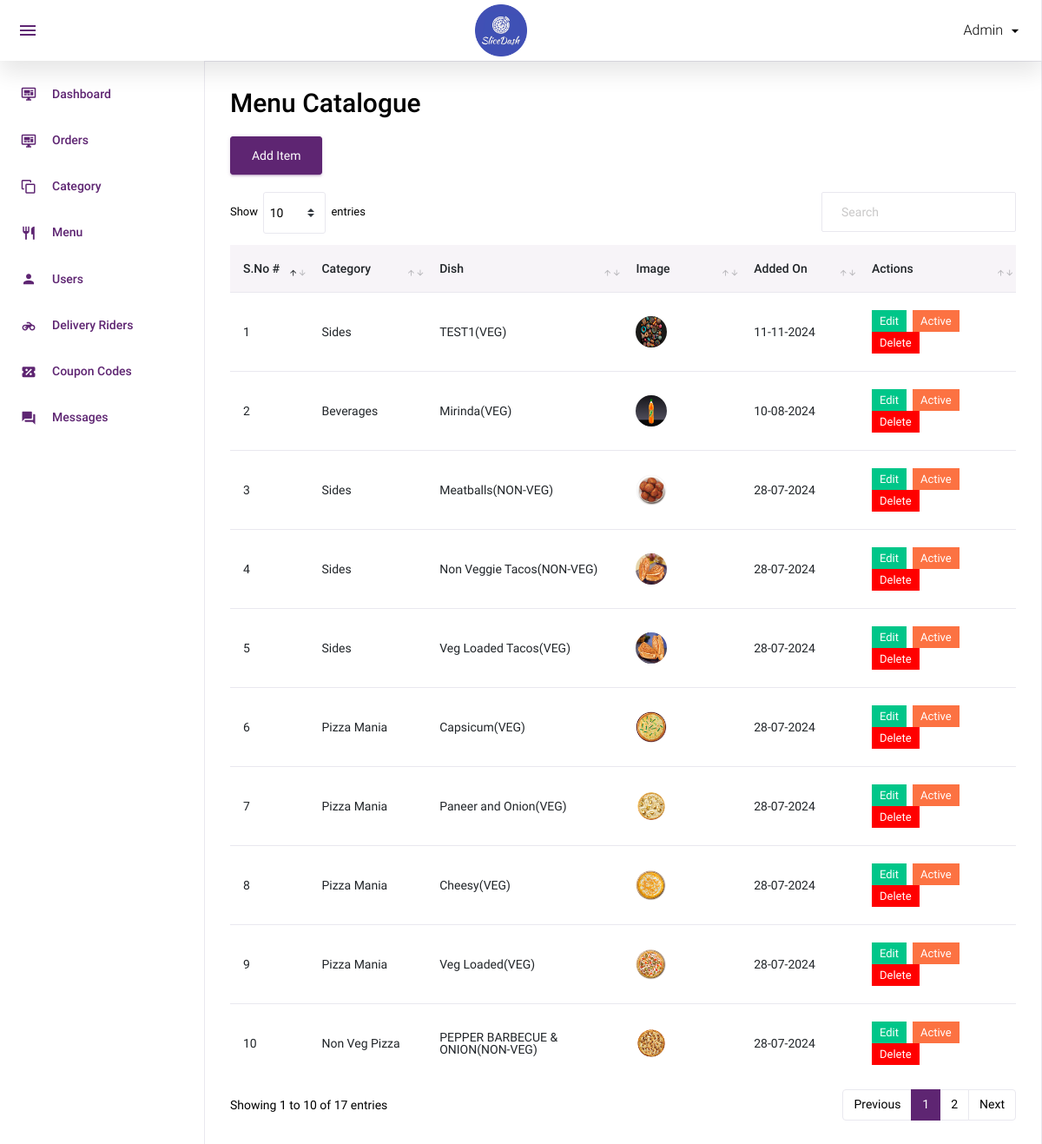
/admin/dish.php (signed in), run on the app's committed database.
### tables this page shows
CREATE TABLE `dish` (
  `id` int(11) NOT NULL,
  `category_id` int(11) NOT NULL,
  `dish` varchar(100) NOT NULL,
  `dish_detail` text NOT NULL,
  `image` varchar(100) NOT NULL,
  `type` enum('veg','non-veg') NOT NULL,
  `status` int(11) NOT NULL,
  `added_on` datetime NOT NULL,
  `taste` varchar(10) NOT NULL
);

CREATE TABLE `category` (
  `id` int(11) NOT NULL,
  `category` varchar(50) NOT NULL,
  `order_number` int(11) NOT NULL,
  `status` int(11) NOT NULL,
  `added_on` datetime NOT NULL
);

### admin/dish.php (the view, shortened to what this page needs)
<?php
include('top.php');
$sql="select dish.*,category.category from dish,category where dish.category_id=category.id order by dish.id desc";
$res=mysqli_query($con,$sql);
?>
  <div class="card">
            <div class="card-body">
              <h1 class="grid_title">Menu Catalogue</h1>
			  <a href="manage_dish.php" class="btn btn-primary">Add Item</a>
			  <div class="row grid_box">
                <div class="col-12">
                  <div class="table-responsive">
                    <table id="order-listing" class="table">
                      <thead>
                        <tr>
                            <th width="10%">S.No #</th>
                            <th width="15%">Category</th>
                            <th width="25%">Dish</th>
							<th width="15%">Image</th>
							<th width="15%">Added On</th>
                            <th width="20%">Actions</th>
                        </tr>
                      </thead>
                      <tbody>
                        <?php if(mysqli_num_rows($res)>0){
						$i=1;
						while($row=mysqli_fetch_assoc($res)){
						?>
						<tr>
                            <td><?php echo $i?></td>
                            <td><?php echo $row['category']?></td>
							<td><?php echo $row['dish']?>(<?php echo strtoupper($row['type'])?>)</td>
							<td><a target="_blank" href="<?php echo SITE_DISH_IMAGE.$row['image']?>"><img src="<?php echo SITE_DISH_IMAGE.$row['image']?>"/></a></td>
							<td>
							<?php
							$dateStr=strtotime($row['added_on']);
							echo date('d-m-Y',$dateStr);
							?>
							</td>
							<td>
								<a href="manage_dish.php?id=<?php echo $row['id']?>"><label class="badge badge-success hand_cursor">Edit</label></a>&nbsp;
								<?php
								if($row['status']==1){
								?>
								<a href="?id=<?php echo $row['id']?>&type=deactive"><label class="badge badge-danger hand_cursor">Active</label></a>
								<?php
								}else{
								?>
								<a href="?id=<?php echo $row['id']?>&type=active"><label class="badge badge-info hand_cursor">Deactive</label></a>
								<?php
								}
								?>
								<a href="?id=<?php echo $row['id']?>&type=delete"><label class="badge badge-danger delete_red hand_cursor">Delete</label></a>
							</td>
                        </tr>
                        <?php
						$i++;
						} } else { ?>
						<tr>
							<td colspan="5">No data found</td>
						</tr>
						<?php } ?>
                      </tbody>
                    </table>
                  </div>
				</div>
              </div>
            </div>
          </div>
<?php include('footer.php');?>

### admin/top.php (shortened to what this page needs)
<!DOCTYPE html>
<html lang="en">
<head>
<link rel="stylesheet" href="assets/css/dataTables.bootstrap4.css">
  <link rel="stylesheet" href="assets/css/materialdesignicons.min.css">
  <link rel="stylesheet" href="assets/css/vendor.bundle.base.css">
  <link rel="stylesheet" href="assets/css/bootstrap-datepicker.min.css">
  <link rel="stylesheet" href="assets/css/style.css">
</head>
<body class="sidebar-light">
  <div class="container-scroller">
    <nav class="navbar col-lg-12 col-12 p-0 fixed-top d-flex flex-row">
      <div class="navbar-menu-wrapper d-flex align-items-stretch justify-content-between">
        <ul class="navbar-nav mr-lg-2 d-none d-lg-flex">
          <li class="nav-item nav-toggler-item">
            <button class="navbar-toggler align-self-center" type="button" data-toggle="minimize">
              <span class="mdi mdi-menu"></span>
            </button>
          </li>
        </ul>
        <div class="text-center navbar-brand-wrapper d-flex align-items-center justify-content-center">
          <a class="navbar-brand brand-logo" href="index.php"><img src="assets/images/logo.png" alt="logo"/></a>
        </div>
        <ul class="navbar-nav navbar-nav-right">
          <li class="nav-item nav-profile dropdown">
            <a class="nav-link dropdown-toggle" href="#" data-toggle="dropdown" id="profileDropdown">
              <span class="nav-profile-name">Admin</span>
            </a>
          </li>
        </ul>
      </div>
    </nav>
    <div class="container-fluid page-body-wrapper">
      <nav class="sidebar sidebar-offcanvas" id="sidebar">
        <ul class="nav">
          <li class="nav-item">
            <a class="nav-link" href="index">
              <i class="mdi mdi-monitor-dashboard menu-icon"></i>
              <span class="menu-title">Dashboard</span>
            </a>
          </li>
          <li class="nav-item">
            <a class="nav-link" href="order">
              <i class="mdi mdi-monitor-dashboard menu-icon"></i>
              <span class="menu-title">Orders</span>
            </a>
          </li>
          <li class="nav-item">
            <a class="nav-link" href="category">
              <i class="mdi mdi-vector-arrange-below menu-icon"></i>
              <span class="menu-title">Category</span>
            </a>
          </li>
          <li class="nav-item">
            <a class="nav-link" href="dish">
              <i class="mdi mdi-silverware-fork-knife menu-icon"></i>
              <span class="menu-title">Menu</span>
            </a>
          </li>
          <li class="nav-item">
            <a class="nav-link" href="user">
              <i class="mdi mdi-account menu-icon"></i>
              <span class="menu-title">Users</span>
            </a>
          </li>
          <li class="nav-item">
            <a class="nav-link" href="delivery_boy">
              <i class="mdi mdi-motorbike menu-icon"></i>
              <span class="menu-title">Delivery Riders</span>
            </a>
          </li>
          <li class="nav-item">
            <a class="nav-link" href="coupon_code">
              <i class="mdi mdi-ticket-percent menu-icon"></i>
              <span class="menu-title">Coupon Codes</span>
            </a>
          </li>
          <li class="nav-item">
            <a class="nav-link" href="contact_us">
              <i class="mdi mdi-forum menu-icon"></i>
              <span class="menu-title">Messages</span>
            </a>
          </li>
        </ul>
      </nav>
      <div class="main-panel">

### admin/footer.php (shortened to what this page needs)
      </div>
    </div>
  </div>
</body>
</html>

### data on the page
dish: category.category "Sides", dish "TEST1", type "VEG", image (picture), added_on "11-11-2024"
dish: category.category "Beverages", dish "Mirinda", type "VEG", image (picture), added_on "10-08-2024"
dish: category.category "Sides", dish "Meatballs", type "NON-VEG", image (picture), added_on "28-07-2024"
dish: category.category "Sides", dish "Non Veggie Tacos", type "NON-VEG", image (picture), added_on "28-07-2024"
dish: category.category "Sides", dish "Veg Loaded Tacos", type "VEG", image (picture), added_on "28-07-2024"
dish: category.category "Pizza Mania", dish "Capsicum", type "VEG", image (picture), added_on "28-07-2024"
dish: category.category "Pizza Mania", dish "Paneer and Onion", type "VEG", image (picture), added_on "28-07-2024"
dish: category.category "Pizza Mania", dish "Cheesy", type "VEG", image (picture), added_on "28-07-2024"
dish: category.category "Pizza Mania", dish "Veg Loaded", type "VEG", image (picture), added_on "28-07-2024"
dish: category.category "Non Veg Pizza", dish "PEPPER BARBECUE & ONION", type "NON-VEG", image (picture), added_on "28-07-2024"
